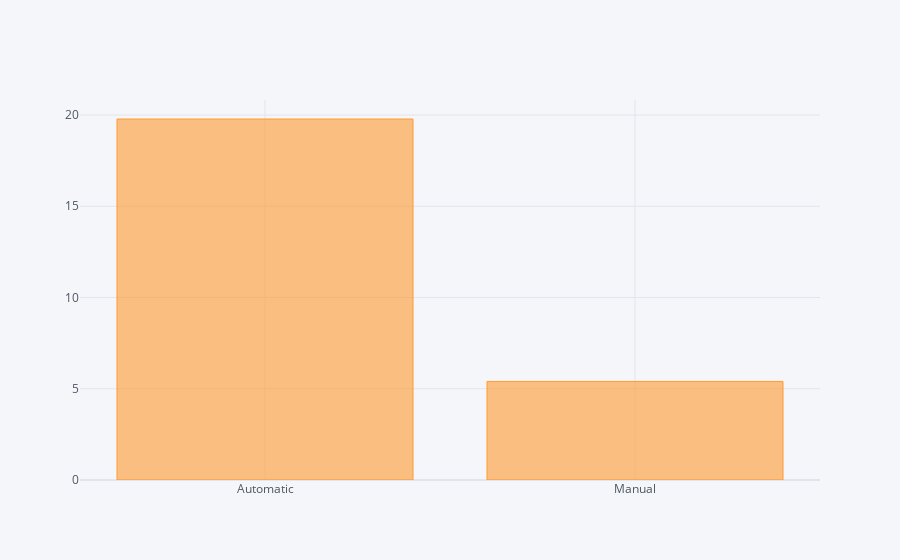

The cell this chart's notebook holds for it:
### Code cell
by_transmission['Price'].iplot(kind='bar')

### Figure 1 — Plotly figure (JSON) as saved in the notebook; plotly's stock layout.template omitted (floating-point values rounded to 4 significant figures)
{"data": [{"marker": {"color": "rgba(255, 153, 51, 0.6)", "line": {"color": "rgba(255, 153, 51, 1.0)", "width": 1}}, "name": "Price", "orientation": "v", "text": "", "type": "bar", "x": ["Automatic", "Manual"], "y": [19.78, 5.401]}], "layout": {"legend": {"bgcolor": "#F5F6F9", "font": {"color": "#4D5663"}}, "paper_bgcolor": "#F5F6F9", "plot_bgcolor": "#F5F6F9", "title": {"font": {"color": "#4D5663"}}, "xaxis": {"gridcolor": "#E1E5ED", "showgrid": true, "tickfont": {"color": "#4D5663"}, "title": {"font": {"color": "#4D5663"}, "text": ""}, "zerolinecolor": "#E1E5ED"}, "yaxis": {"gridcolor": "#E1E5ED", "showgrid": true, "tickfont": {"color": "#4D5663"}, "title": {"font": {"color": "#4D5663"}, "text": ""}, "zerolinecolor": "#E1E5ED"}}}
